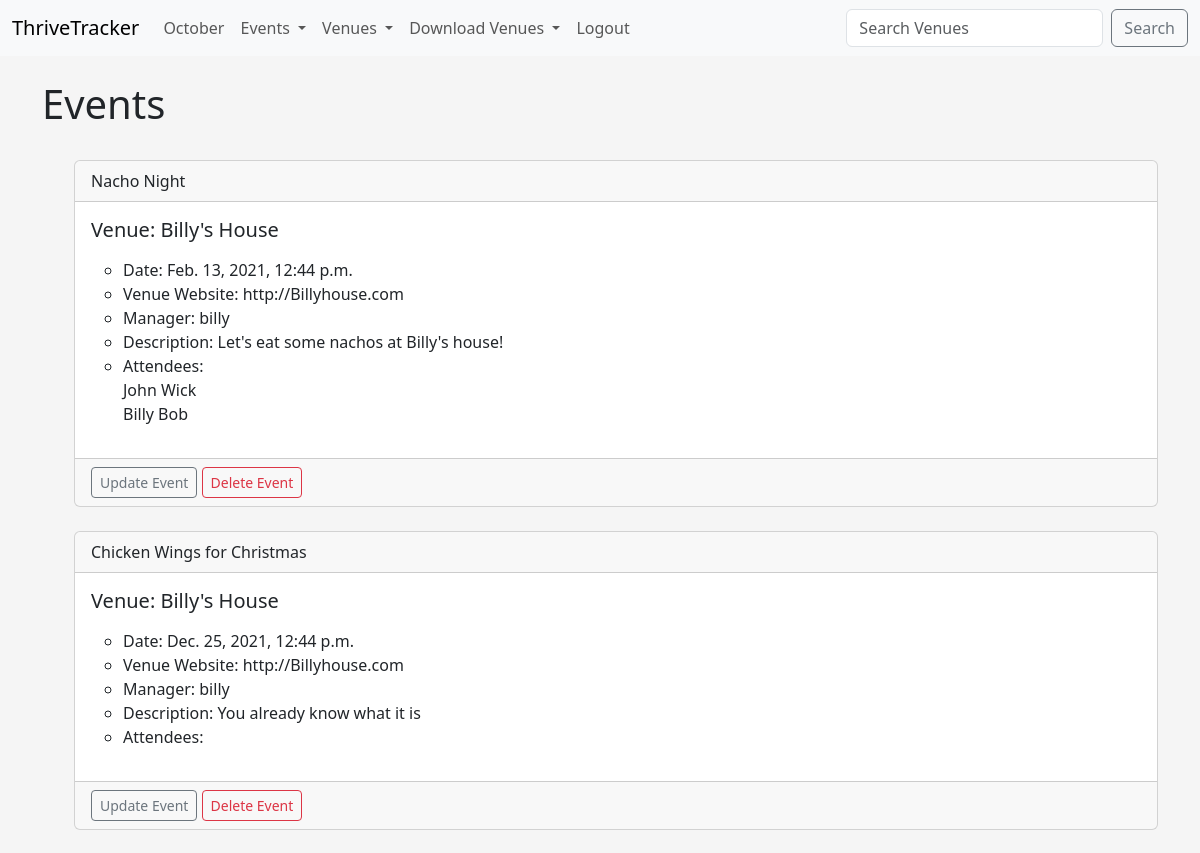
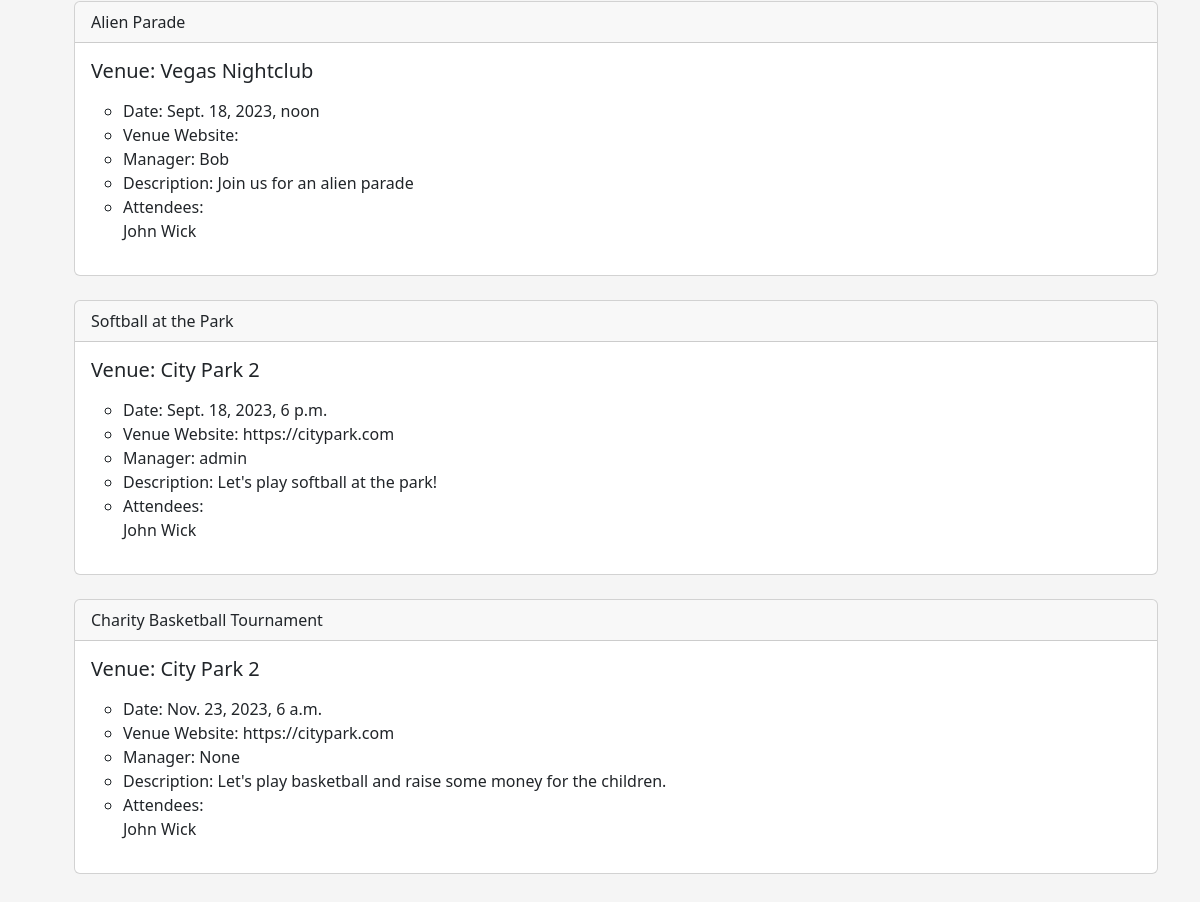
Page /events (signed in) on the committed database (2 pictures, top to bottom).
### addiction_calendar/models.py (models this page shows)
class Event(models.Model):
    name = models.CharField('Event Name', max_length=200)
    event_date = models.DateTimeField('Event Date')
    venue = models.ForeignKey(Venue, blank=True, null=True, on_delete=models.CASCADE)
    manager = models.ForeignKey(User, blank = True, null = True, on_delete=models.SET_NULL)
    description = models.TextField('Event Description', blank=True)
    attendees = models.ManyToManyField(ThriveTrackerUser, blank=True)
    def __str__(self):
        return self.name

class Venue(models.Model):
    name = models.CharField('Venue Name', max_length=200)
    address = models.CharField('Venue Address', max_length=300)
    zip_code = models.CharField('Venue Zip Code', max_length=15)
    phone = models.CharField('Venue Phone', max_length=20, blank=True)
    web = models.URLField('Venue Website', blank=True)
    email_address = models.EmailField('Venue Email', blank=True)
    owner = models.IntegerField('Venue Owner', blank=False, default = 1)
    def __str__(self):
        return self.name

class ThriveTrackerUser(models.Model):
    first_name = models.CharField('First Name', max_length=200)
    last_name = models.CharField('Last Name', max_length=200)
    username = models.CharField('Username', max_length=200)
    email = models.EmailField('Email Address')
    def __str__(self):
        return self.first_name + ' ' + self.last_name

### addiction_calendar/views.py (the view)
# urls.py: path('events', views.all_events, name="events-list"),
def all_events(request):
    events_list = Event.objects.all().order_by('event_date', 'name')
    return render(request, 'addiction_events/events_list.html',
            {'events_list': events_list})

### addiction_calendar/templates/addiction_events/events_list.html (shortened to what this page needs)
{% extends 'addiction_events/base.html' %}
{% block content %}
    <h1>Events</h1>
    <br/>
    <ul>
    {% for event in events_list%}
    <div class="card">
        <div class="card-header">
            {{ event }}
        </div>
        <div class="card-body">
          <h5 class="card-title">Venue: {{ event.venue }}</h5>
          <p class="card-text">
            <ul>
                <li>Date: {{ event.event_date }}</li>
                <li>Venue Website: {{ event.venue.web }}</li>
                <li>Manager: {{ event.manager }}</li>
                <li>Description: {{ event.description }}</li>
                <li>Attendees:
                    <br/>
                {% for user in event.attendees.all %}
                     {{ user }}
                     <br/>
                {% endfor %}
                </li>
            </ul>
        </p>
      </div>
      {% if user.is_authenticated %}
        {% if user == event.manager %}
        <div class="card-footer text-muted">
            <a href="{% url 'update-event' event.id %}" class='btn btn-outline-secondary btn-sm'>Update Event</a>
            <a href="{% url 'delete-event' event.id %}" class='btn btn-outline-danger btn-sm'>Delete Event</a>
        </div>
        {% endif %}
    {% endif %}
    </div>
    <br/>
    {% endfor %}
{% endblock %}

### addiction_calendar/templates/addiction_events/base.html (style rules this page uses)
body { background: #f5f5f5; }

### rows in the picture
Event: name "Nacho Night", venue "Billy's House", event_date "Feb. 13, 2021, 12:44 p.m.", venue.web "http://Billyhouse.com", manager "billy", description "Let's eat some nachos at Billy's house!", shows "Update Event"
ThriveTrackerUser: first_name+last_name "John Wick"
ThriveTrackerUser: first_name+last_name "Billy Bob"
Event: name "Chicken Wings for Christmas", venue "Billy's House", event_date "Dec. 25, 2021, 12:44 p.m.", venue.web "http://Billyhouse.com", manager "billy", description "You already know what it is", shows "Update Event"
Event: name "Alien Parade", venue "Vegas Nightclub", event_date "Sept. 18, 2023, noon", manager "Bob", description "Join us for an alien parade"
Event: name "Softball at the Park", venue "City Park 2", event_date "Sept. 18, 2023, 6 p.m.", venue.web "https://citypark.com", manager "admin", description "Let's play softball at the park!"
Event: name "Charity Basketball Tournament", venue "City Park 2", event_date "Nov. 23, 2023, 6 a.m.", venue.web "https://citypark.com", manager "None", description "Let's play basketball and raise some money for the children."
